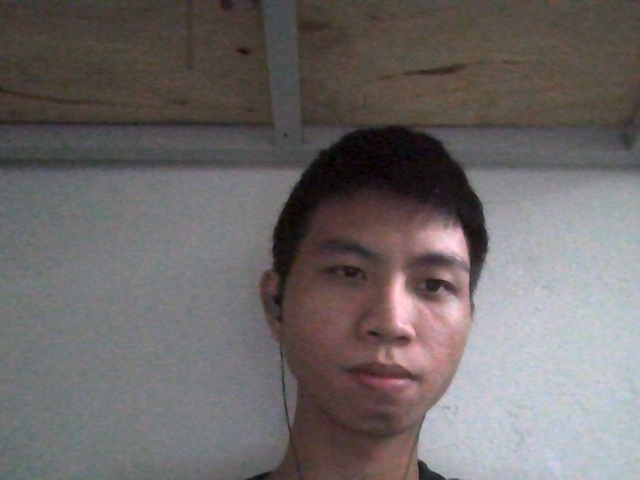
#> input picture src/data/image_20.jpg, 640 x 480 px
$ jupyter execute Lesson25.ipynb
#> lines starting #> are read from the running program, lines starting #| are printed output that depends on the picture; after the words box and inside, x2 and y2 are one past the last pixel; in counts of white or black regions, pixels touching at a corner belong together
[cell 1]
import cv2

[cell 2]
def display(title, img):
    cv2.imshow(title, img)
    # Chờ một khoảng thời gian
    cv2.waitKey(0)
    # Đóng window
    cv2.destroyWindow(title)

[cell 3]
# Khởi tạo Haar Cascade Classifier cho nhân diện khuôn mặt
face_cascade = cv2.CascadeClassifier('./data/haarcascade_frontalface_default.xml')
eye_cascade = cv2.CascadeClassifier('./data/haarcascade_eye_tree_eyeglasses.xml')

[cell 4]
# Đọc ảnh
img = cv2.imread('./data/image_20.jpg')
#> img is the input picture: shape (480, 640, 3); mean B, G, R 104.1, 104.7, 110

[cell 5]
# Chuyển sang ảnh xám
gray = cv2.cvtColor(img, cv2.COLOR_BGR2GRAY)
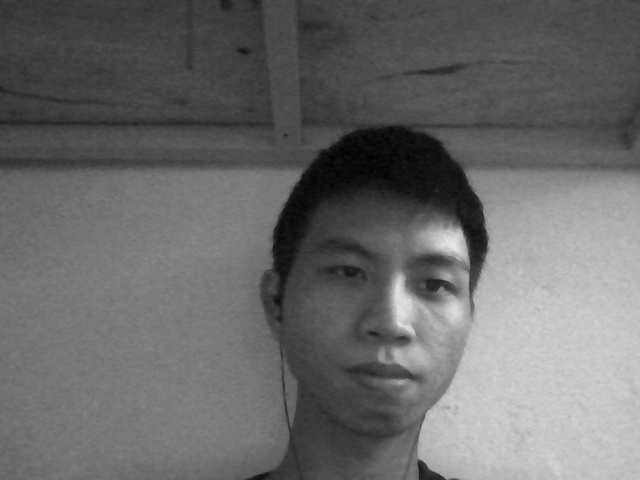
#> gray: shape (480, 640); min 0, max 232, mean 106.2

[cell 6]
# Nhận diện khuôn mặt
faces = face_cascade.detectMultiScale(gray, scaleFactor=1.1, minNeighbors=5, minSize=(30,30))
#> faces = [[271, 185, 242, 242]]

[cell 7]
# Nhận diện mắt
eyes = eye_cascade.detectMultiScale(gray, scaleFactor=1.1, minNeighbors=1, minSize=(5,5))
#> eyes = [[324, 247, 51, 51], [360, 326, 26, 26], [412, 264, 46, 46], [385, 321, 36, 36]]

[cell 8]
# Vẽ hộp chứa khuôn mặt
for (x, y, w, h) in faces:
    cv2.rectangle(img, (x, y), (x+w, y+h), (0, 255,0), 2)
#> this loop made 1 pass
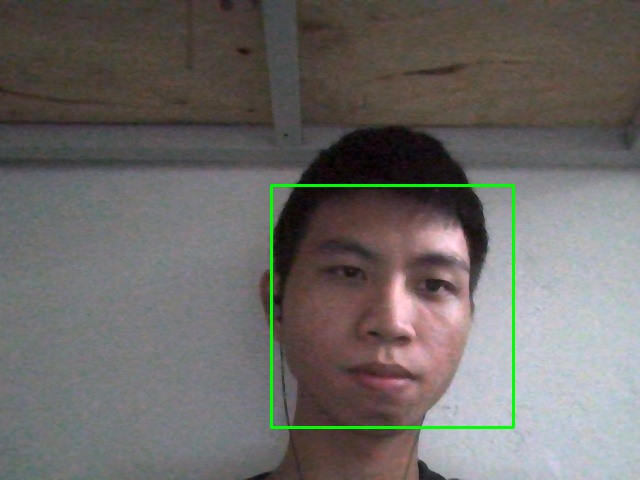
#> img: shape (480, 640, 3); 0.94% of pixels changed, all inside (x1, y1, x2, y2) = (270, 184, 515, 429)

[cell 9]
# Vẽ hộp chứa khuôn mặt
for (x, y, w, h) in eyes:
    cv2.rectangle(img, (x, y), (x+w, y+h), (255, 0,0), 2)
#> this loop made 4 passes
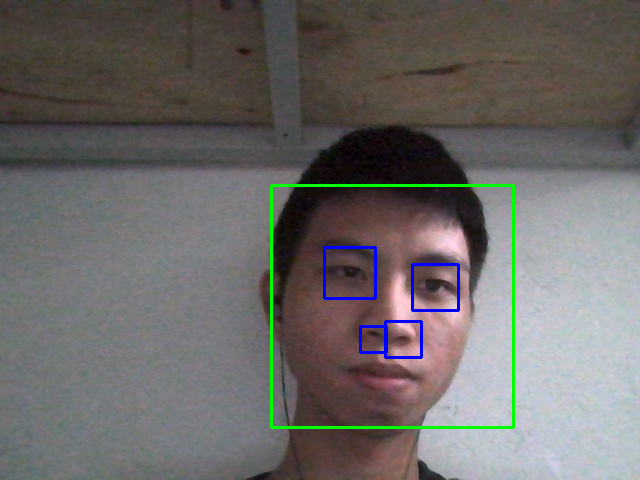
#> img: shape (480, 640, 3); 0.6% of pixels changed, all inside (x1, y1, x2, y2) = (323, 246, 460, 359)

[cell 10]
display('Faces: ', img)

$ run again, with src/data/image_120.jpg copied over src/data/image_20.jpg
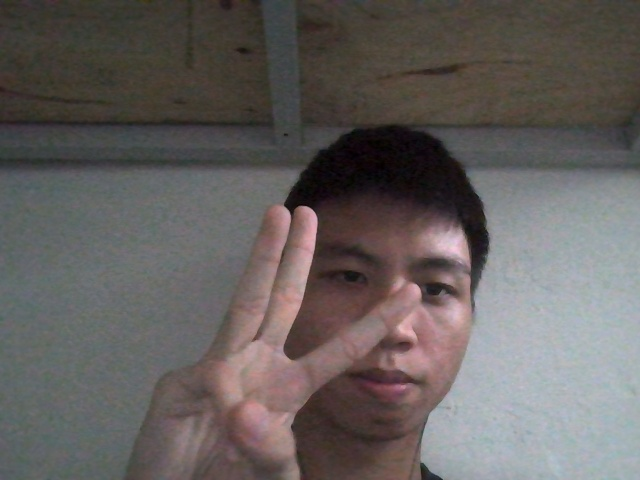
#> input picture src/data/image_120.jpg, 640 x 480 px
#> img is the input picture: shape (480, 640, 3); mean B, G, R 94.6, 96.3, 101.3
#> faces = [[281, 193, 243, 243]]
#> eyes = [[326, 254, 47, 47], [407, 263, 55, 55]]
#> the loop `for (x, y, w, h) in faces:` made 1 pass
#> after the loop `for (x, y, w, h) in faces:`:
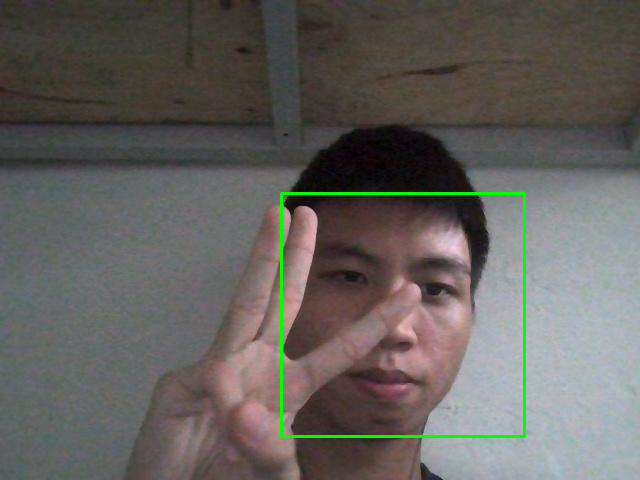
#> img: shape (480, 640, 3); 0.95% of pixels changed, all inside (x1, y1, x2, y2) = (280, 192, 526, 438)
#> the loop `for (x, y, w, h) in eyes:` made 2 passes
#> after the loop `for (x, y, w, h) in eyes:`:
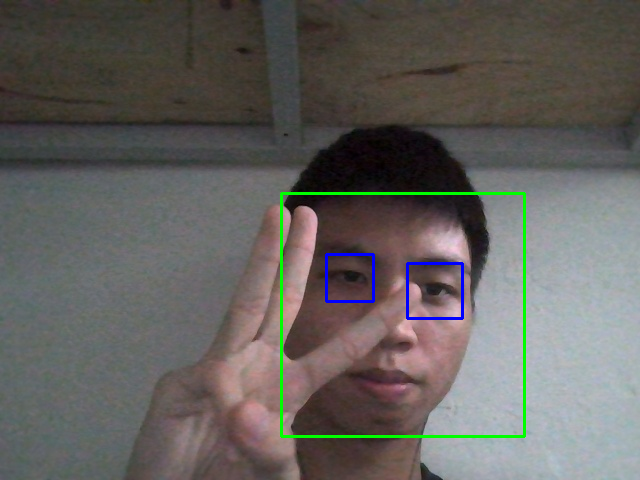
#> img: shape (480, 640, 3); 0.4% of pixels changed, all inside (x1, y1, x2, y2) = (325, 253, 464, 320)

$ run again, with src/data/image_140.jpg copied over src/data/image_20.jpg
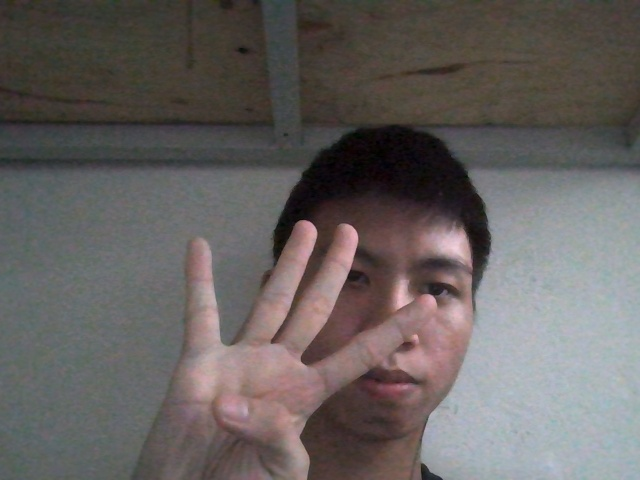
#> input picture src/data/image_140.jpg, 640 x 480 px
#> img is the input picture: shape (480, 640, 3); mean B, G, R 96.2, 97.8, 102.7
#> faces = [[292, 202, 213, 213]]
#> eyes = [[398, 335, 21, 21], [410, 266, 52, 52]]
#> the loop `for (x, y, w, h) in faces:` made 1 pass
#> after the loop `for (x, y, w, h) in faces:`:
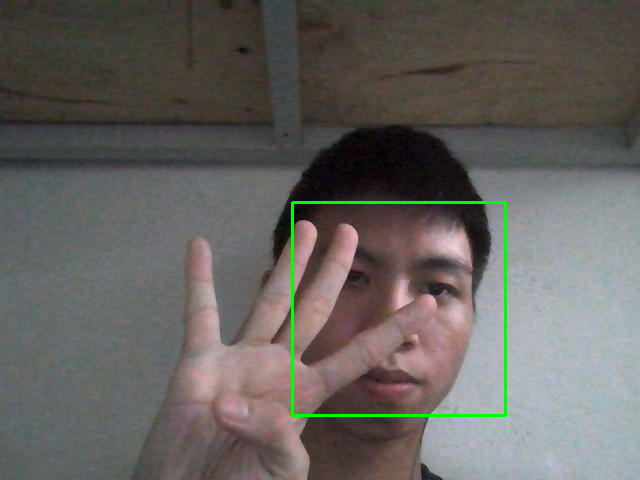
#> img: shape (480, 640, 3); 0.83% of pixels changed, all inside (x1, y1, x2, y2) = (291, 201, 507, 417)
#> the loop `for (x, y, w, h) in eyes:` made 2 passes
#> after the loop `for (x, y, w, h) in eyes:`:
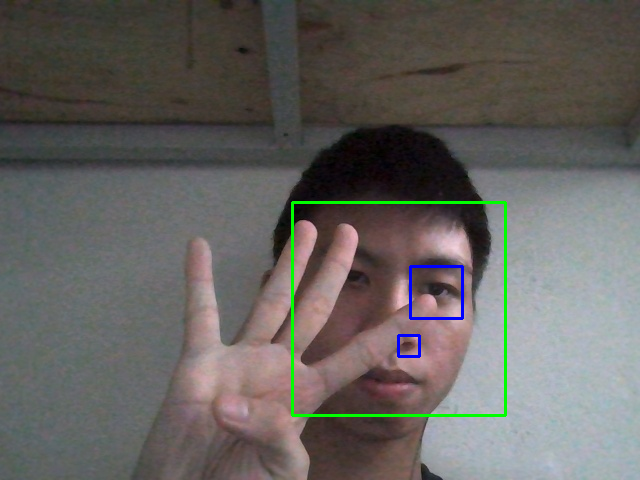
#> img: shape (480, 640, 3); 0.28% of pixels changed, all inside (x1, y1, x2, y2) = (397, 265, 464, 358)
